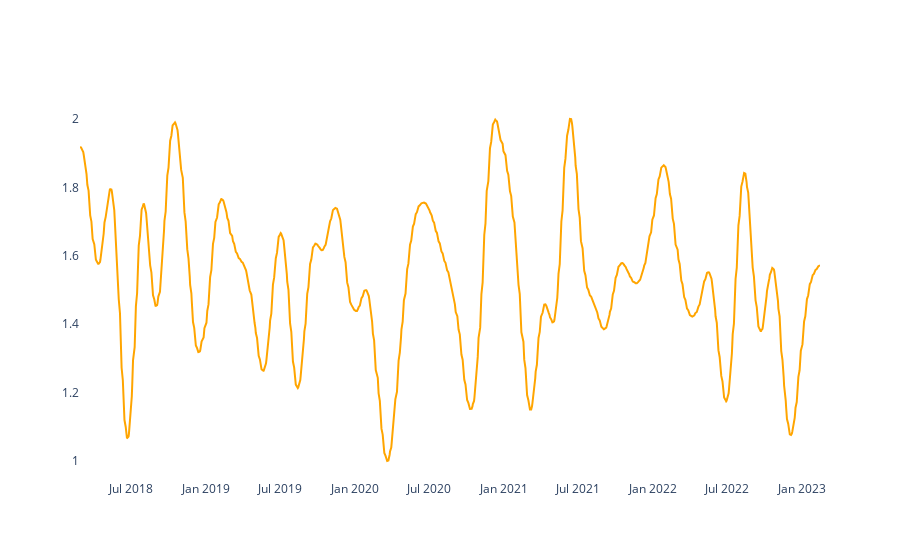

The notebook cell saved with this chart:
### Code cell
fig = go.Figure()

fig.add_trace(
    go.Scatter(
        x=df.tail(len(resultados_tsi_sem_null)).index,
        y=smoother_tsi.smooth_data[0],
        mode='lines',
        name='TSI-GAUSSIAN',
        line=dict(color="orange"))
)

fig.update_layout(paper_bgcolor='rgba(0,0,0,0)', plot_bgcolor='rgba(0,0,0,0)')
fig.show()

### Figure 1 — Plotly figure (JSON) as saved in the notebook; plotly's stock layout.template omitted (floating-point values rounded to 4 significant figures; data arrays with more than 128 entries replaced by an {"elided": "..."} marker saying what was removed)
{"data": [{"line": {"color": "orange"}, "mode": "lines", "name": "TSI-GAUSSIAN", "type": "scatter", "x": {"elided": "1234 str values"}, "y": {"elided": "1234 float values"}}], "layout": {"paper_bgcolor": "rgba(0,0,0,0)", "plot_bgcolor": "rgba(0,0,0,0)"}}
